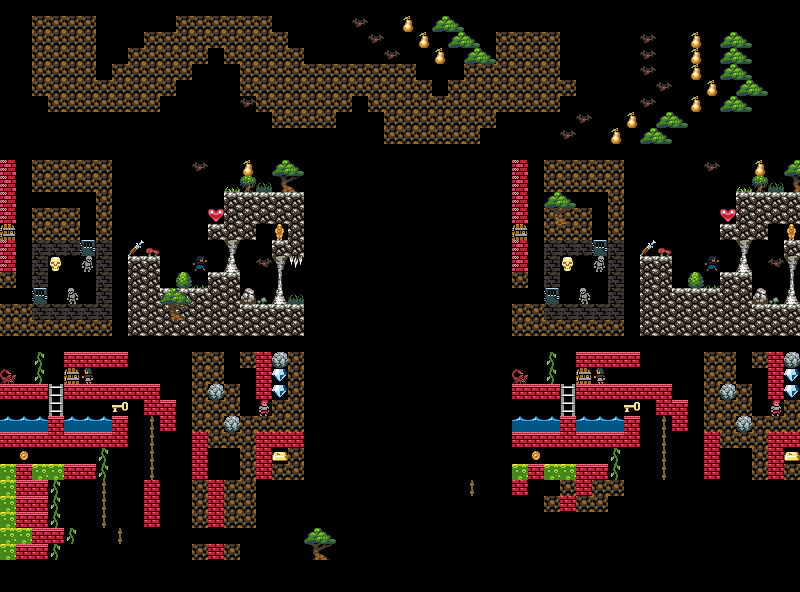

A level layout from a 2D game, rendered from its tile map. Below: a short description, then the map file with tile-grid data replaced by summaries:
An orthogonal 50x37 tile map with 16x16 px tiles, 4 tile layers (backgroundLayer, objectsBottonLayer, blockedLayer, objectsTopLayer) and 12 objects.

<map version="1.0" tiledversion="1.1.6" orientation="orthogonal" renderorder="right-down" width="50" height="37" tilewidth="16" tileheight="16" infinite="0" nextobjectid="29">
 <tileset firstgid="1" name="tiles" tilewidth="16" tileheight="16" tilecount="4000" columns="50">
  <image source="../images/game/tiles.png" trans="5a5268" width="800" height="1280" />
  <tile id="2766">
   <properties>
    <property name="sprite" value="spike" />
    <property name="type" value="damage" />
   </properties>
  </tile>
 </tileset>
 <layer name="backgroundLayer" width="50" height="37">
  <data>[1850 cells, 1850 non-empty, 640 distinct tile ids]</data>
 </layer>
 <layer name="objectsBottonLayer" width="50" height="37">
  <data>[1850 cells, 269 non-empty, 60 distinct tile ids]</data>
 </layer>
 <layer name="blockedLayer" width="50" height="37">
  <data>[1850 cells, 172 non-empty, 9 distinct tile ids]</data>
 </layer>
 <layer name="objectsTopLayer" width="50" height="37">
  <data>[1850 cells, 25 non-empty, 12 distinct tile ids]</data>
 </layer>
 <objectgroup name="objectsLayer">
  <object id="12" gid="957" x="227.667" y="229.167" width="16" height="16">
   <properties>
    <property name="sprite" value="greenBox" />
    <property name="type" value="item" />
   </properties>
  </object>
  <object id="14" gid="957" x="42.6667" y="225.333" width="16" height="16">
   <properties>
    <property name="sprite" value="greenBox" />
    <property name="type" value="item" />
   </properties>
  </object>
  <object id="15" gid="957" x="396" y="144" width="16" height="16">
   <properties>
    <property name="sprite" value="greenBox" />
    <property name="type" value="item" />
   </properties>
  </object>
  <object id="16" gid="957" x="578.667" y="189.333" width="16" height="16">
   <properties>
    <property name="sprite" value="greenBox" />
    <property name="type" value="item" />
   </properties>
  </object>
  <object id="17" gid="957" x="673.333" y="368" width="16" height="16">
   <properties>
    <property name="sprite" value="greenBox" />
    <property name="type" value="item" />
   </properties>
  </object>
  <object id="18" gid="957" x="444" y="338.667" width="16" height="16">
   <properties>
    <property name="sprite" value="greenBox" />
    <property name="type" value="item" />
   </properties>
  </object>
  <object id="19" gid="957" x="480" y="482.667" width="16" height="16">
   <properties>
    <property name="sprite" value="greenBox" />
    <property name="type" value="item" />
   </properties>
  </object>
  <object id="20" gid="2767" x="0" y="560" width="16" height="16">
   <properties>
    <property name="sprite" value="spike" />
    <property name="type" value="damage" />
   </properties>
  </object>
  <object id="25" gid="2767" x="16" y="560" width="16" height="16">
   <properties>
    <property name="sprite" value="spike" />
    <property name="type" value="damage" />
   </properties>
  </object>
  <object id="26" gid="2767" x="32" y="560" width="16" height="16">
   <properties>
    <property name="sprite" value="spike" />
    <property name="type" value="damage" />
   </properties>
  </object>
  <object id="27" gid="2767" x="48" y="560" width="16" height="16">
   <properties>
    <property name="sprite" value="spike" />
    <property name="type" value="damage" />
   </properties>
  </object>
  <object id="28" gid="2767" x="64" y="560" width="16" height="16">
   <properties>
    <property name="sprite" value="spike" />
    <property name="type" value="damage" />
   </properties>
  </object>
 </objectgroup>
</map>